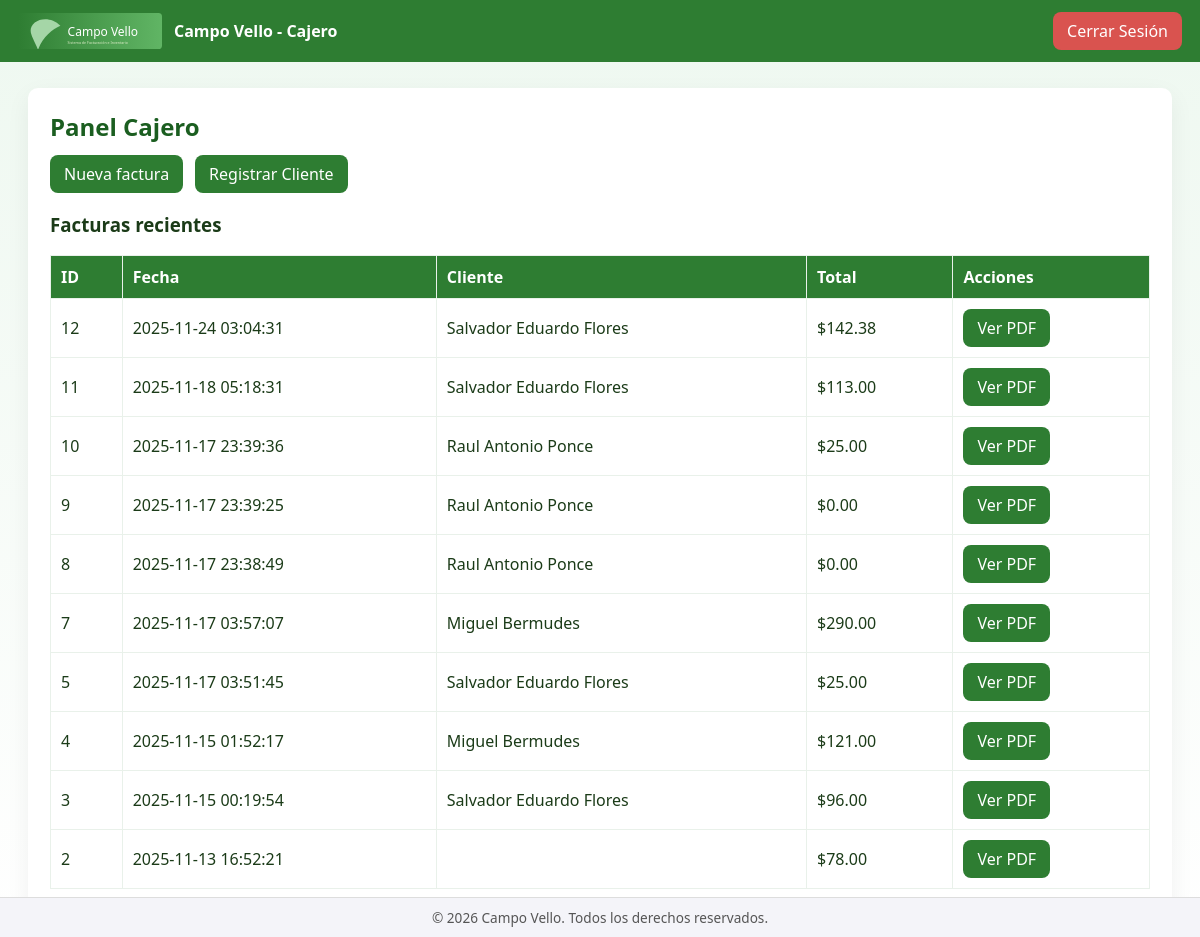
The app's page /cajero/ventas.php (signed in) with its own data.
### tables this page shows
CREATE TABLE `facturas` (
  `id` int(11) NOT NULL,
  `user_id` int(11) DEFAULT NULL,
  `client_id` int(11) DEFAULT NULL,
  `subtotal` decimal(12,2) DEFAULT 0.00,
  `iva_amount` decimal(12,2) DEFAULT 0.00,
  `total` decimal(12,2) DEFAULT NULL,
  `created_at` timestamp NOT NULL DEFAULT current_timestamp()
);

CREATE TABLE `clientes` (
  `id` int(11) NOT NULL,
  `name` varchar(150) DEFAULT NULL,
  `nit` varchar(80) DEFAULT NULL,
  `address` varchar(255) DEFAULT NULL,
  `phone` varchar(50) DEFAULT NULL,
  `email` varchar(150) DEFAULT NULL,
  `created_at` timestamp NOT NULL DEFAULT current_timestamp()
);

### cajero/ventas.php (the view, shortened to what this page needs)
<?php
$pdo = getPDO();
$recent = $pdo->query('SELECT f.*, u.nombre as vendedor, cl.name as cliente FROM facturas f LEFT JOIN usuarios u ON f.user_id=u.id LEFT JOIN clientes cl ON f.client_id=cl.id ORDER BY f.id DESC LIMIT 10')->fetchAll();
?>
<!doctype html>
<html lang="es">
<head>
    <link rel="stylesheet" href="../assets/css/style.css">
</head>
<body>
    <nav>
        <div style="display:flex;gap:12px;align-items:center">
            <img src="../assets/img/logo.svg" style="height:36px">
            <strong>Campo Vello - Cajero</strong>
        </div>
        <div>
            <a href="../logout.php" class="btn" style="background-color:#d9534f;">Cerrar Sesión</a>
        </div>
    </nav>
    <div class="container">
        <h2>Panel Cajero</h2>
        <div style="display:flex;gap:12px;margin-bottom:12px;">
            <a class="btn" href="nueva_factura.php">Nueva factura</a>
            <a href="nuevo_cliente.php" class="btn" style="background-color:verde;">  Registrar Cliente </a>
        </div>
        <h3>Facturas recientes</h3>
        <table class="table">
            <thead>
                <tr>
                    <th>ID</th>
                    <th>Fecha</th>
                    <th>Cliente</th>
                    <th>Total</th>
                    <th>Acciones</th>
                </tr>
            </thead>
            <tbody>
                <?php foreach($recent as $r): ?>
                    <tr>
                        <td><?=$r['id']?></td>
                        <td><?=$r['created_at']?></td>
                        <td><?=htmlspecialchars($r['cliente'])?></td>
                        <td>$<?=number_format($r['total'],2)?></td>
                        <td><a class="btn" href="generar_pdf.php?id=<?=$r['id']?>" target="_blank">Ver PDF</a></td>
                    </tr>
                <?php endforeach; ?>
            </tbody>
        </table>
    </div>
     <footer style="
        position: fixed;
        bottom: 0;
        width: 100%;
        text-align: center;
        padding: 10px 0;
        background: #f4f4f9; /* Fondo similar al body */
        border-top: 1px solid #ddd;
        font-size: 0.85em;
        color: #555;
    ">
        &copy; <?= date('Y') ?> Campo Vello. Todos los derechos reservados.
    </footer>
</body>
</html>

### assets/css/style.css (style rules this page uses)
body { font-family: Segoe UI, Tahoma, sans-serif; background: linear-gradient(180deg, #eef8f0, #ffffff); margin: 0; color: #1b3b18; }
h1, h2 { color: #1b5e20; margin: 0 0 12px 0; }
nav { background: #2e7d32; color: #fff; padding: 12px 18px; display: flex; justify-content: space-between; align-items: center; }
.container { width: 95%; max-width: 1100px; margin: 26px auto; background: #fff; border-radius: 10px; padding: 22px; box-shadow: 0 8px 24px rgba(0, 0, 0, 0.06); }
.btn { display: inline-block; background: #2e7d32; color: #fff; padding: 8px 14px; border-radius: 8px; border: none; cursor: pointer; text-decoration: none; transition: transform .12s ease, box-shadow .12s ease; }
.table { width: 100%; border-collapse: collapse; margin-top: 12px; }
.table th, .table td { padding: 10px; border: 1px solid #e9f1ea; text-align: left; }
.table th { background: #2e7d32; color: #fff; }

### records on screen
facturas: id "12", created_at "2025-11-24 03:04:31", client.name "Salvador Eduardo Flores", total "142.38"
facturas: id "11", created_at "2025-11-18 05:18:31", client.name "Salvador Eduardo Flores", total "113.00"
facturas: id "10", created_at "2025-11-17 23:39:36", client.name "Raul Antonio Ponce", total "25.00"
facturas: id "9", created_at "2025-11-17 23:39:25", client.name "Raul Antonio Ponce", total "0.00"
facturas: id "8", created_at "2025-11-17 23:38:49", client.name "Raul Antonio Ponce", total "0.00"
facturas: id "7", created_at "2025-11-17 03:57:07", client.name "Miguel Bermudes", total "290.00"
facturas: id "5", created_at "2025-11-17 03:51:45", client.name "Salvador Eduardo Flores", total "25.00"
facturas: id "4", created_at "2025-11-15 01:52:17", client.name "Miguel Bermudes", total "121.00"
facturas: id "3", created_at "2025-11-15 00:19:54", client.name "Salvador Eduardo Flores", total "96.00"
facturas: id "2", created_at "2025-11-13 16:52:21", total "78.00"
